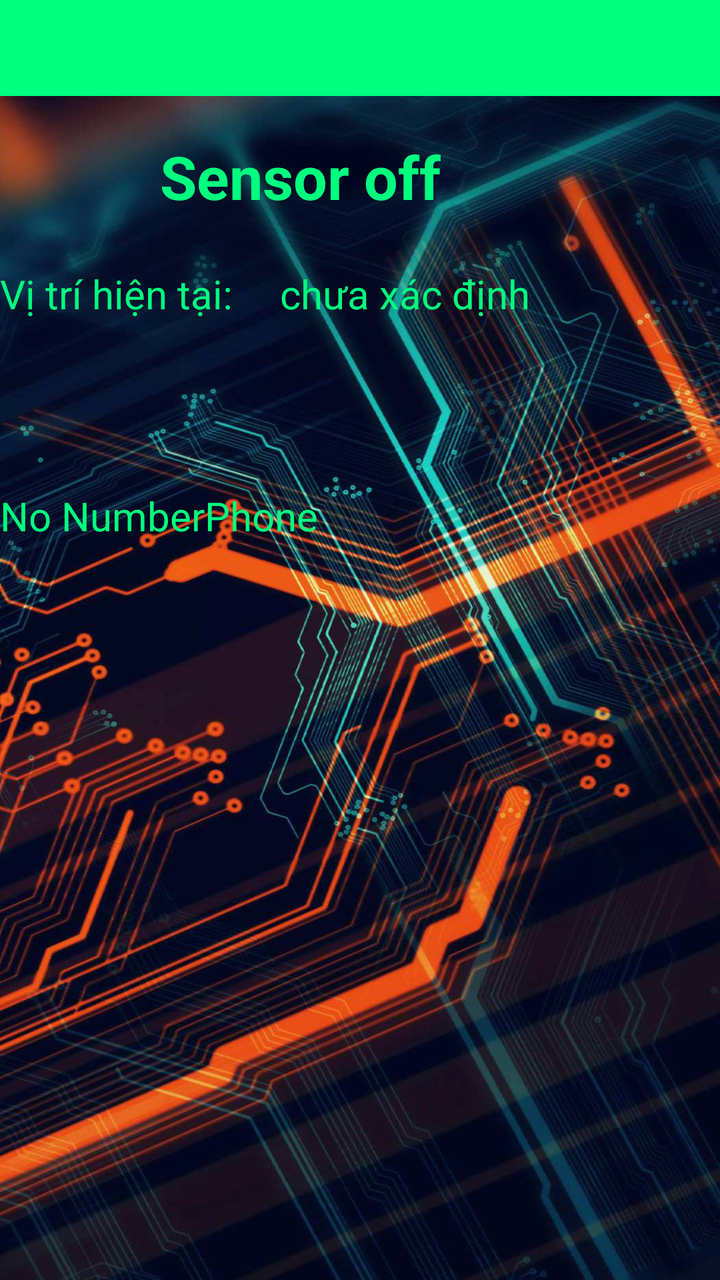
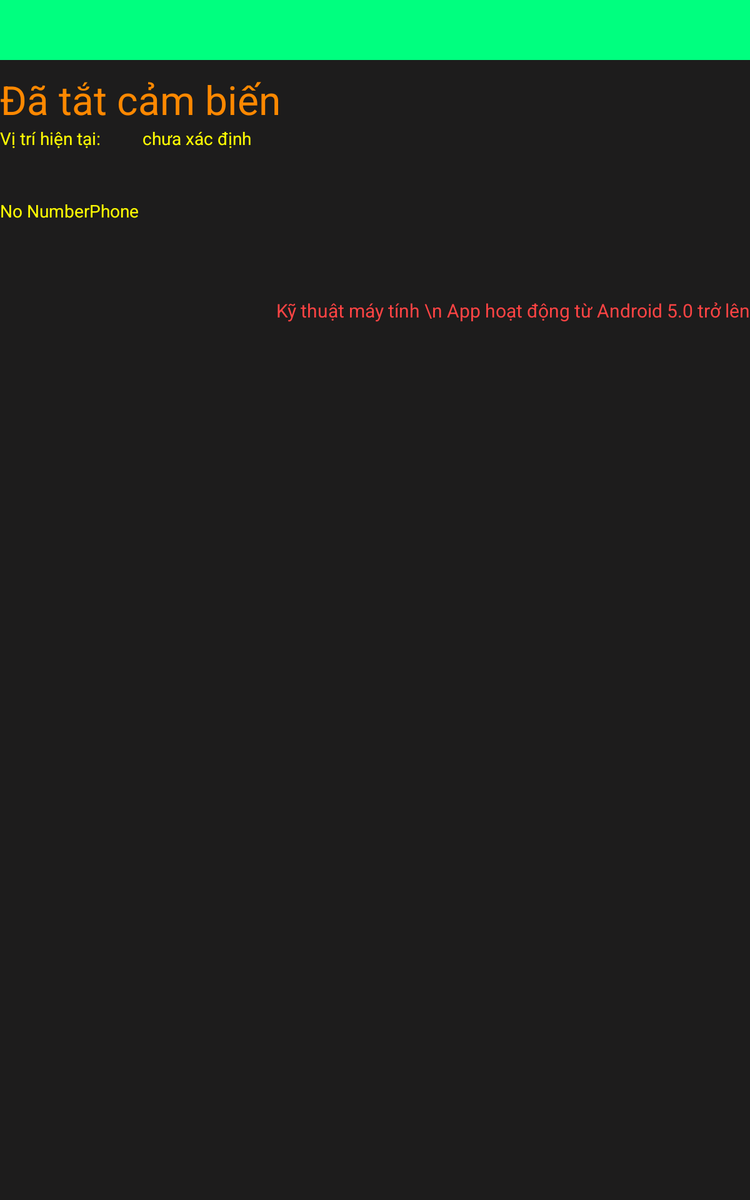

One screen, two layout resources from the same app: the default and the author's alternative for another configuration. Each is rendered where Android would select it; the XML of both is given below.
<!-- AndroidManifest.xml: application theme AppTheme -->
<!-- res/layout/activity_main.xml -->
<?xml version="1.0" encoding="utf-8"?>
<LinearLayout xmlns:android="http://schemas.android.com/apk/res/android"
    android:layout_width="match_parent"
    android:layout_height="match_parent"
    android:orientation="vertical"
       android:background="@drawable/tech"
    >
    <include android:id="@+id/toolbar1"
        layout="@layout/toolbar_layout" />
    <LinearLayout
        android:layout_width="match_parent"
        android:layout_height="wrap_content"
        android:layout_marginTop="20dp"
        android:orientation="horizontal">
        <ToggleButton
            android:id="@+id/battat"
            android:layout_marginStart="15dp"
            android:layout_width="50dp"
            android:layout_height="50dp"
            android:layout_gravity="bottom"
            android:background="@drawable/check_toggle"
            android:textOff=""
            android:textOn="" />

        <TextView
            android:id="@+id/hienthi"
            android:layout_width="wrap_content"
            android:layout_height="wrap_content"
            android:layout_marginTop="10dp"
            android:layout_marginLeft="15dp"
            android:text="Sensor off"
            android:layout_gravity="left"
            android:textColor="#00FF7F"
            android:textStyle="bold"
            android:textSize="30dp" />


    </LinearLayout>

    <LinearLayout
        android:layout_width="match_parent"
        android:layout_height="wrap_content"
        android:layout_marginTop="15dp"
        android:orientation="horizontal">

        <TextView
            android:layout_width="120dp"
            android:layout_height="match_parent"
            android:text="Vị trí hiện tại:"
            android:textSize="20dp"
            android:textColor="#00FF7F" />
        <ImageView
            android:layout_width="20dp"
            android:layout_height="20dp"

            android:src="@drawable/vitri"/>

        <TextView
            android:id="@+id/vitri"
            android:layout_width="wrap_content"
            android:layout_height="wrap_content"
            android:text="chưa xác định"
            android:textSize="20dp"
            android:textColor="#00FF7F" />


    </LinearLayout>

    <TextView
        android:layout_marginTop="10dp"
        android:id="@+id/time1"
        android:textSize="20dp"
        android:layout_width="wrap_content"
        android:layout_height="wrap_content"
        android:textColor="#00FF7F" />

    <TextView
        android:id="@+id/ketnoimang"
        android:layout_width="wrap_content"
        android:layout_height="wrap_content"
        android:textSize="20dp"
        android:layout_marginTop="10dp"
        android:textColor="#00FF7F" />


        <TextView
            android:layout_marginTop="10dp"
            android:id="@+id/hienthisdt"
            android:layout_width="wrap_content"
            android:layout_height="wrap_content"
            android:text="No NumberPhone"
            android:textSize="20dp"
            android:textColor="#00FF7F"  />



</LinearLayout>
<!-- res/layout/toolbar_layout.xml (included above) -->
<androidx.appcompat.widget.Toolbar  xmlns:android="http://schemas.android.com/apk/res/android"
android:layout_width="match_parent"
android:layout_height="@android:dimen/app_icon_size"
android:id="@+id/toolbar1"
  android:background="#00FF7F"

/>
<!-- resources referenced by this layout -->
<resources>
  <!-- drawable check_toggle (drawable) -->
  <?xml version="1.0" encoding="utf-8"?>
  <selector xmlns:android="http://schemas.android.com/apk/res/android">
  <item android:drawable="@drawable/turnon"
      android:state_checked="true"/>
      <item android:drawable="@drawable/turnoff"/>
  </selector>
  <!-- drawable tech: jpg bitmap (drawable-v24, 188519 bytes) -->
  <style name="AppTheme" parent="Theme.AppCompat.Light.NoActionBar">
          
          <item name="colorPrimary">@color/colorPrimary</item>
          <item name="colorPrimaryDark">#00FF7F</item>
          <item name="colorAccent">@color/colorAccent</item>
          <item name="android:navigationBarColor">#00FF7F</item>
          <item name="android:textColorPrimary">#000</item>
          <item name="actionMenuTextColor">@android:color/holo_green_light</item>
      </style>
  <!-- drawable turnoff: png bitmap (drawable-v24, 11399 bytes) -->
</resources>
<!-- res/layout-large/activity_main.xml (the author's variant of the layout above) -->
<!-- drawn on a 7-inch tablet held upright -->
<?xml version="1.0" encoding="utf-8"?>
<LinearLayout xmlns:android="http://schemas.android.com/apk/res/android"
    android:layout_width="match_parent"
    android:layout_height="match_parent"
    android:orientation="vertical"
       android:background="#1d1c1c"
    >
    <include android:id="@+id/toolbar1"
        layout="@layout/toolbar_layout" />

    <TextView
        android:textColor="@android:color/holo_orange_dark"
        android:layout_marginTop="10dp"
        android:layout_width="match_parent"
        android:layout_height="wrap_content"
        android:text="Đã tắt cảm biến"
        android:textSize="32dp"
        android:id="@+id/hienthi"/>

    <LinearLayout
        android:layout_width="match_parent"
        android:layout_height="wrap_content"
        android:orientation="horizontal">

        <TextView
            android:layout_width="94dp"
            android:layout_height="wrap_content"
            android:text="Vị trí hiện tại:"
            android:textColor="#fffc03" />
        <ImageView
            android:layout_width="20dp"
            android:layout_height="20dp"
            android:src="@drawable/vitri"/>
        <TextView
            android:id="@+id/vitri"
            android:layout_width="148dp"
            android:layout_height="match_parent"
            android:text="chưa xác định"
            android:textColor="#fffc03" />


    </LinearLayout>
<TextView
    android:textColor="@android:color/holo_orange_dark"
    android:layout_width="wrap_content"
    android:layout_height="wrap_content"
    android:id="@+id/time1"/>

    <TextView
        android:id="@+id/ketnoimang"
        android:textColor="#fffc03"
        android:layout_width="wrap_content"
        android:layout_height="wrap_content"
        />
    <TextView
        android:text="No NumberPhone"
        android:id="@+id/hienthisdt"
        android:textColor="#fffc03"
        android:layout_width="wrap_content"
        android:layout_height="wrap_content"
        />

    <ToggleButton
        android:id="@+id/battat"
        android:layout_width="50dp"
        android:layout_height="50dp"
        android:background="@drawable/check_toggle"
        android:layout_gravity="center"
        android:textOff=""
        android:textOn=""
        />
    <TextView
        android:layout_width="wrap_content"
        android:layout_height="wrap_content"
        android:layout_gravity="end"
        android:layout_marginTop="10dp"
        android:text=" Kỹ thuật máy tính \n App hoạt động từ Android 5.0 trở lên"
        android:textColor="@android:color/holo_red_light"
        android:textSize="15dp" />

</LinearLayout>
<!-- resources referenced by the variant -->
<!-- as a 7-inch tablet held upright resolves them -->
<resources>
  <!-- drawable check_toggle (drawable) -->
  <?xml version="1.0" encoding="utf-8"?>
  <selector xmlns:android="http://schemas.android.com/apk/res/android">
  <item android:drawable="@drawable/turnon"
      android:state_checked="true"/>
      <item android:drawable="@drawable/turnoff"/>
  </selector>
  <style name="AppTheme" parent="Theme.AppCompat.Light.NoActionBar">
          
          <item name="colorPrimary">@color/colorPrimary</item>
          <item name="colorPrimaryDark">#00FF7F</item>
          <item name="colorAccent">@color/colorAccent</item>
          <item name="android:navigationBarColor">#00FF7F</item>
          <item name="android:textColorPrimary">#000</item>
          <item name="actionMenuTextColor">@android:color/holo_green_light</item>
      </style>
  <!-- drawable turnoff: png bitmap (drawable-v24, 11399 bytes) -->
</resources>
